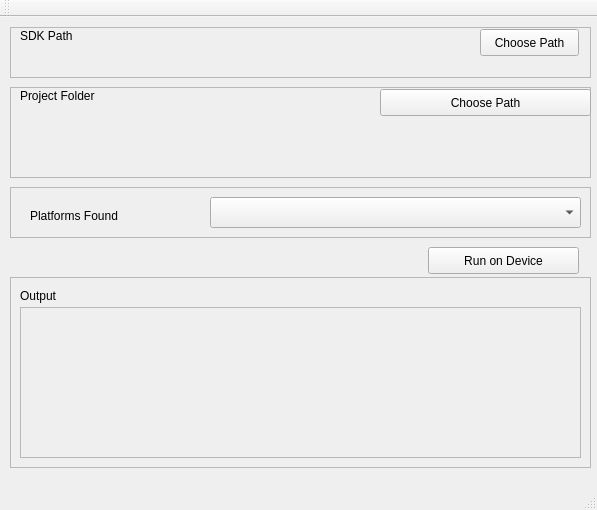
<?xml version="1.0" encoding="UTF-8"?>
<ui version="4.0">
 <class>MainWindow</class>
 <widget class="QMainWindow" name="MainWindow">
  <property name="geometry">
   <rect>
    <x>0</x>
    <y>0</y>
    <width>597</width>
    <height>510</height>
   </rect>
  </property>
  <property name="windowTitle">
   <string>Ionic GUI run Helper</string>
  </property>
  <widget class="QWidget" name="centralWidget">
   <widget class="QFrame" name="frame">
    <property name="geometry">
     <rect>
      <x>10</x>
      <y>70</y>
      <width>581</width>
      <height>91</height>
     </rect>
    </property>
    <property name="frameShape">
     <enum>QFrame::StyledPanel</enum>
    </property>
    <property name="frameShadow">
     <enum>QFrame::Raised</enum>
    </property>
    <widget class="QPushButton" name="BT_PATH">
     <property name="geometry">
      <rect>
       <x>370</x>
       <y>2</y>
       <width>211</width>
       <height>27</height>
      </rect>
     </property>
     <property name="text">
      <string>Choose Path</string>
     </property>
    </widget>
    <widget class="QLabel" name="lblPath">
     <property name="geometry">
      <rect>
       <x>10</x>
       <y>40</y>
       <width>561</width>
       <height>41</height>
      </rect>
     </property>
     <property name="text">
      <string/>
     </property>
    </widget>
    <widget class="QLabel" name="label_2">
     <property name="geometry">
      <rect>
       <x>10</x>
       <y>0</y>
       <width>131</width>
       <height>17</height>
      </rect>
     </property>
     <property name="text">
      <string>Project Folder</string>
     </property>
    </widget>
   </widget>
   <widget class="QFrame" name="frame_2">
    <property name="geometry">
     <rect>
      <x>10</x>
      <y>170</y>
      <width>581</width>
      <height>51</height>
     </rect>
    </property>
    <property name="frameShape">
     <enum>QFrame::StyledPanel</enum>
    </property>
    <property name="frameShadow">
     <enum>QFrame::Raised</enum>
    </property>
    <widget class="QComboBox" name="CB_PLATFORMS">
     <property name="geometry">
      <rect>
       <x>200</x>
       <y>10</y>
       <width>371</width>
       <height>31</height>
      </rect>
     </property>
    </widget>
    <widget class="QLabel" name="label">
     <property name="geometry">
      <rect>
       <x>20</x>
       <y>20</y>
       <width>161</width>
       <height>17</height>
      </rect>
     </property>
     <property name="text">
      <string>Platforms Found</string>
     </property>
    </widget>
   </widget>
   <widget class="QPushButton" name="BT_RUN">
    <property name="geometry">
     <rect>
      <x>428</x>
      <y>230</y>
      <width>151</width>
      <height>27</height>
     </rect>
    </property>
    <property name="text">
     <string>Run on Device</string>
    </property>
   </widget>
   <widget class="QFrame" name="frame_3">
    <property name="geometry">
     <rect>
      <x>10</x>
      <y>10</y>
      <width>581</width>
      <height>51</height>
     </rect>
    </property>
    <property name="frameShape">
     <enum>QFrame::StyledPanel</enum>
    </property>
    <property name="frameShadow">
     <enum>QFrame::Raised</enum>
    </property>
    <widget class="QLabel" name="label_5">
     <property name="geometry">
      <rect>
       <x>10</x>
       <y>0</y>
       <width>67</width>
       <height>17</height>
      </rect>
     </property>
     <property name="text">
      <string>SDK Path</string>
     </property>
    </widget>
    <widget class="QPushButton" name="BT_SDK">
     <property name="geometry">
      <rect>
       <x>470</x>
       <y>2</y>
       <width>99</width>
       <height>27</height>
      </rect>
     </property>
     <property name="text">
      <string>Choose Path</string>
     </property>
    </widget>
    <widget class="QLabel" name="lblSDK">
     <property name="geometry">
      <rect>
       <x>10</x>
       <y>30</y>
       <width>451</width>
       <height>17</height>
      </rect>
     </property>
     <property name="text">
      <string/>
     </property>
    </widget>
   </widget>
   <widget class="QFrame" name="frame_4">
    <property name="geometry">
     <rect>
      <x>10</x>
      <y>260</y>
      <width>581</width>
      <height>191</height>
     </rect>
    </property>
    <property name="frameShape">
     <enum>QFrame::StyledPanel</enum>
    </property>
    <property name="frameShadow">
     <enum>QFrame::Raised</enum>
    </property>
    <widget class="QLabel" name="label_6">
     <property name="geometry">
      <rect>
       <x>10</x>
       <y>10</y>
       <width>67</width>
       <height>17</height>
      </rect>
     </property>
     <property name="text">
      <string>Output</string>
     </property>
    </widget>
    <widget class="QScrollArea" name="scrollArea">
     <property name="geometry">
      <rect>
       <x>10</x>
       <y>30</y>
       <width>561</width>
       <height>151</height>
      </rect>
     </property>
     <property name="widgetResizable">
      <bool>true</bool>
     </property>
     <widget class="QWidget" name="scrollAreaWidgetContents">
      <property name="geometry">
       <rect>
        <x>0</x>
        <y>0</y>
        <width>559</width>
        <height>149</height>
       </rect>
      </property>
     </widget>
    </widget>
   </widget>
  </widget>
  <widget class="QMenuBar" name="menuBar">
   <property name="geometry">
    <rect>
     <x>0</x>
     <y>0</y>
     <width>597</width>
     <height>25</height>
    </rect>
   </property>
  </widget>
  <widget class="QToolBar" name="mainToolBar">
   <attribute name="toolBarArea">
    <enum>TopToolBarArea</enum>
   </attribute>
   <attribute name="toolBarBreak">
    <bool>false</bool>
   </attribute>
  </widget>
  <widget class="QStatusBar" name="statusBar"/>
 </widget>
 <layoutdefault spacing="6" margin="11"/>
 <resources/>
 <connections/>
</ui>
